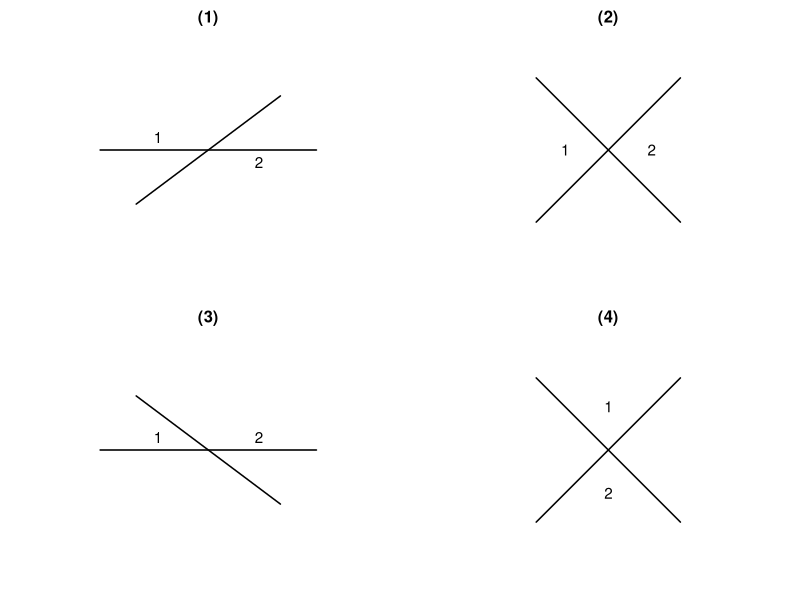
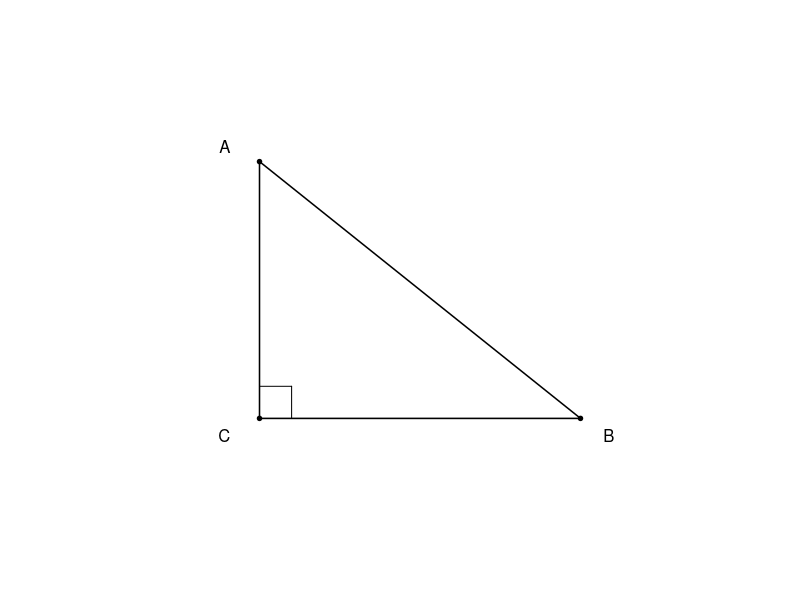
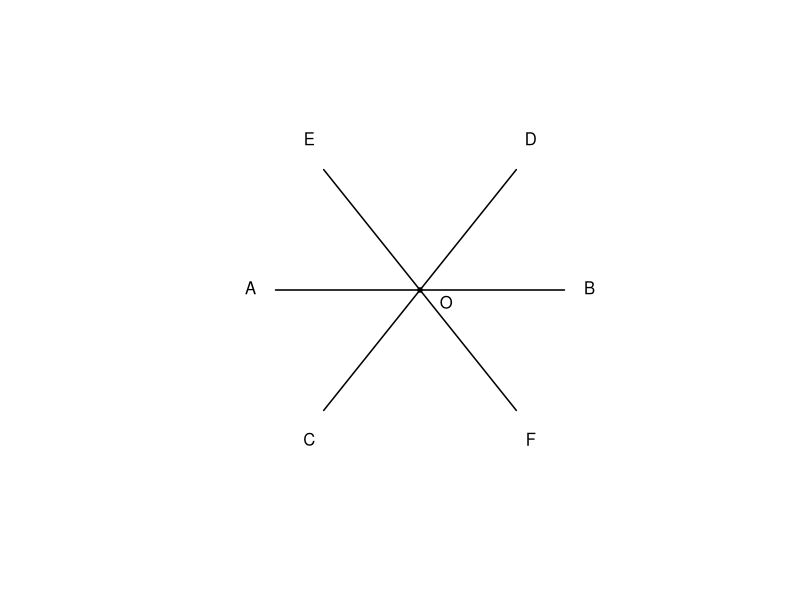
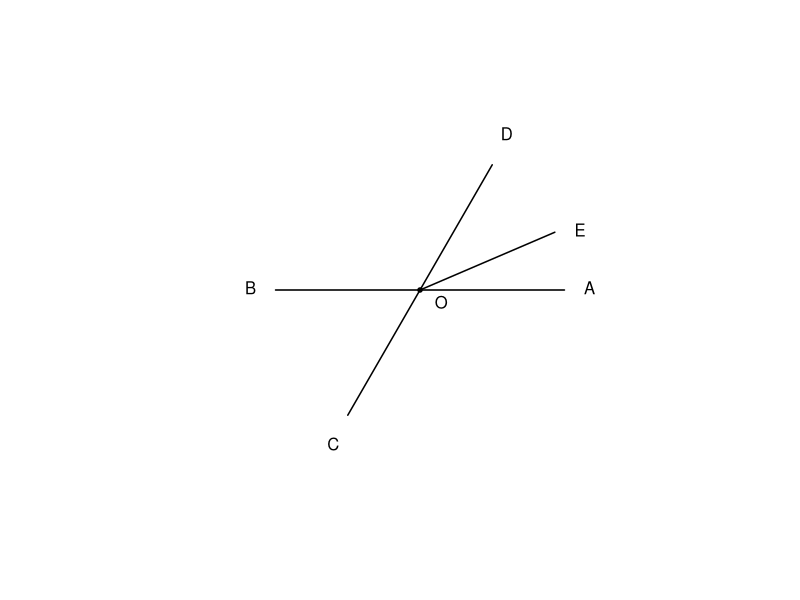
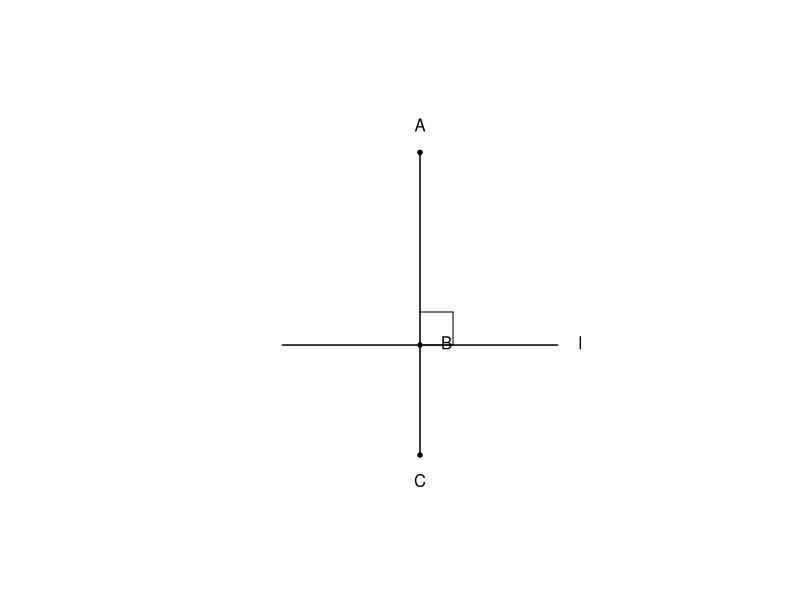
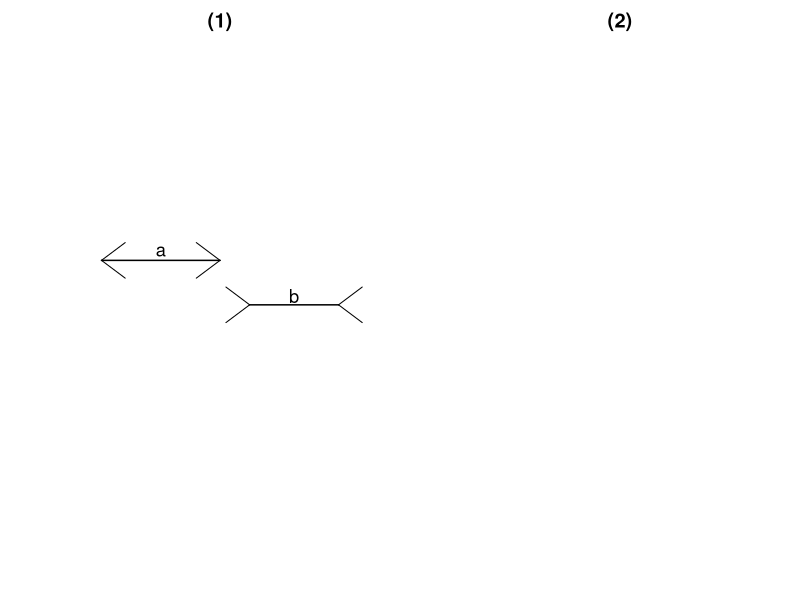
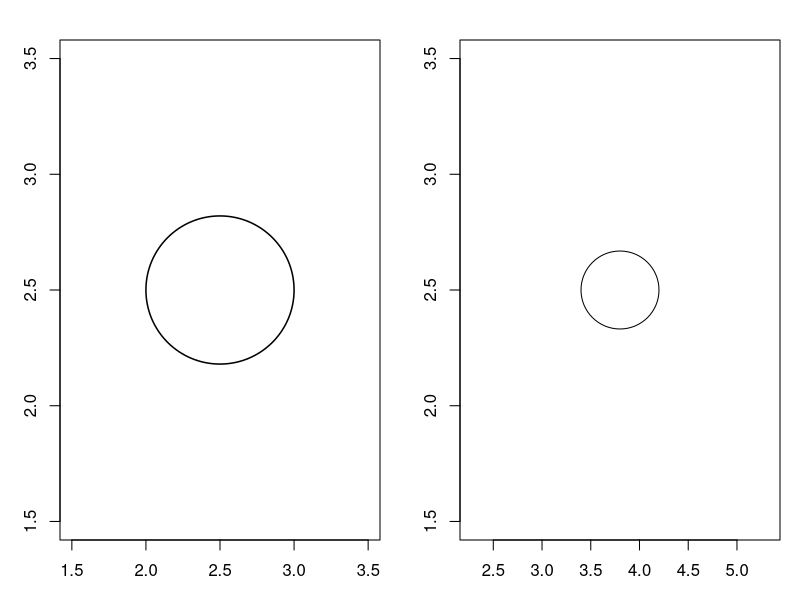
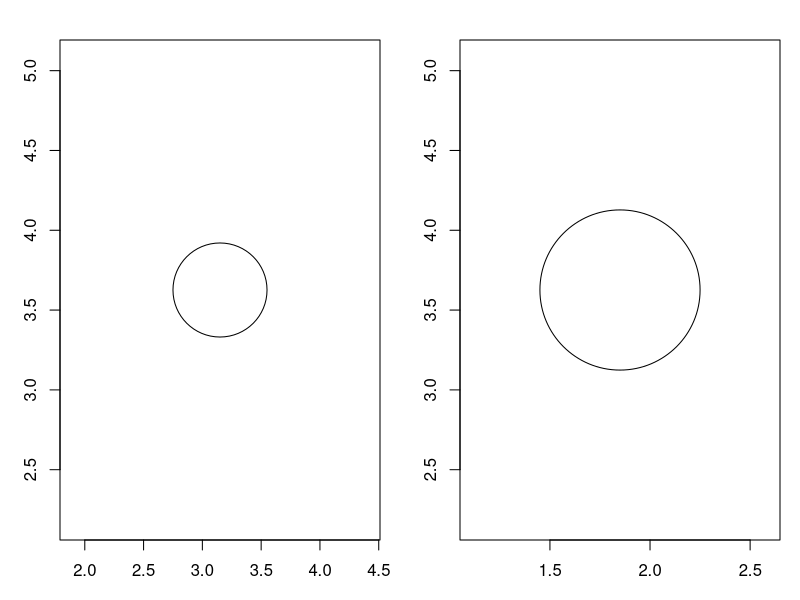

Write the R code that produced these figures, in order.
setwd("C:/Users/18904/Github/junior-mathematics/codes")
if(!dir.exists("../figures"))dir.create("../figures")

# week30-1: four pairs of angles to test whether they are vertical angles
draw1=function(){
  par(mfrow=c(2,2),mar=c(2,2,2,1))
  # (1) horizontal line + slanted line, angle1 upper-left, angle2 lower-right
  plot(0,0,xlim=c(-3,3),ylim=c(-3,3),type="n",asp=1,axes=FALSE,xlab="",ylab="",main="(1)")
  segments(-3,0,3,0,lwd=1.5); segments(-2,-1.5,2,1.5,lwd=1.5)
  text(-1.4,0.35,"1",cex=1.1); text(1.4,-0.35,"2",cex=1.1)
  # (2) X shape, angle1 left, angle2 right
  plot(0,0,xlim=c(-3,3),ylim=c(-3,3),type="n",asp=1,axes=FALSE,xlab="",ylab="",main="(2)")
  segments(-2,-2,2,2,lwd=1.5); segments(-2,2,2,-2,lwd=1.5)
  text(-1.2,0,"1",cex=1.1); text(1.2,0,"2",cex=1.1)
  # (3) horizontal line + slanted line crossing, angle1 upper-left, angle2 lower-right offset
  plot(0,0,xlim=c(-3,3),ylim=c(-3,3),type="n",asp=1,axes=FALSE,xlab="",ylab="",main="(3)")
  segments(-3,0,3,0,lwd=1.5); segments(-2,1.5,2,-1.5,lwd=1.5)
  text(-1.4,0.35,"1",cex=1.1); text(1.4,0.35,"2",cex=1.1)
  # (4) X shape, angle1 top, angle2 bottom
  plot(0,0,xlim=c(-3,3),ylim=c(-3,3),type="n",asp=1,axes=FALSE,xlab="",ylab="",main="(4)")
  segments(-2,-2,2,2,lwd=1.5); segments(-2,2,2,-2,lwd=1.5)
  text(0,1.2,"1",cex=1.1); text(0,-1.2,"2",cex=1.1)
}
cairo_pdf("../figures/week30-1.pdf",width=8,height=8,family="sans");draw1();dev.off()
svglite::svglite("../figures/week30-1.svg",width=8,height=8);draw1();dev.off()

# week30-2: right triangle ABC with C=90
draw2=function(){
  plot(0,0,xlim=c(-1,6),ylim=c(-1,5),type="n",asp=1,axes=FALSE,xlab="",ylab="")
  segments(0,0,5,0,lwd=1.5); segments(0,0,0,4,lwd=1.5); segments(0,4,5,0,lwd=1.5)
  points(0,0,pch=19,cex=0.6);points(5,0,pch=19,cex=0.6);points(0,4,pch=19,cex=0.6)
  text(-0.3,-0.3,"C",pos=2); text(5.2,-0.3,"B",pos=4); text(-0.3,4.2,"A",pos=2)
  segments(0,0.5,0.5,0.5,lwd=1); segments(0.5,0.5,0.5,0,lwd=1)
}
cairo_pdf("../figures/week30-2.pdf",width=4,height=4,family="sans");draw2();dev.off()
svglite::svglite("../figures/week30-2.svg",width=4,height=4);draw2();dev.off()

# week30-3: three lines AB, CD, EF meet at O
draw3=function(){
  plot(0,0,xlim=c(-4,4),ylim=c(-4,4),type="n",asp=1,axes=FALSE,xlab="",ylab="")
  segments(-3,0,3,0,lwd=1.5); segments(-2,-2.5,2,2.5,lwd=1.5); segments(-2,2.5,2,-2.5,lwd=1.5)
  points(0,0,pch=19,cex=0.6)
  text(-3.2,0,"A",pos=2); text(3.2,0,"B",pos=4)
  text(-2.3,-2.8,"C",pos=1); text(2.3,2.8,"D",pos=3)
  text(-2.3,2.8,"E",pos=3); text(2.3,-2.8,"F",pos=1)
  text(0.2,-0.3,"O",pos=4)
}
cairo_pdf("../figures/week30-3.pdf",width=4,height=4,family="sans");draw3();dev.off()
svglite::svglite("../figures/week30-3.svg",width=4,height=4);draw3();dev.off()

# week30-4: AB and CD cross at O, OA bisects angle EOC
draw4=function(){
  plot(0,0,xlim=c(-4,4),ylim=c(-4,4),type="n",asp=1,axes=FALSE,xlab="",ylab="")
  segments(-3,0,3,0,lwd=1.5); segments(-1.5,-2.6,1.5,2.6,lwd=1.5)
  segments(0,0,2.8,1.2,lwd=1.5)
  points(0,0,pch=19,cex=0.6)
  text(-3.2,0,"B",pos=2); text(3.2,0,"A",pos=4)
  text(-1.8,-2.9,"C",pos=1); text(1.8,2.9,"D",pos=3)
  text(3.0,1.2,"E",pos=4)
  text(0.1,-0.3,"O",pos=4)
}
cairo_pdf("../figures/week30-4.pdf",width=4,height=4,family="sans");draw4();dev.off()
svglite::svglite("../figures/week30-4.svg",width=4,height=4);draw4();dev.off()

# week30-5: AB perp l and CB perp l, B foot, three points collinear
draw5=function(){
  plot(0,0,xlim=c(-1,6),ylim=c(-1,6),type="n",asp=1,axes=FALSE,xlab="",ylab="")
  segments(0,1.5,5,1.5,lwd=1.5)
  text(5.2,1.5,"l",pos=4)
  segments(2.5,1.5,2.5,5,lwd=1.5); segments(2.5,1.5,2.5,-0.5,lwd=1.5)
  points(2.5,1.5,pch=19,cex=0.6);points(2.5,5,pch=19,cex=0.6);points(2.5,-0.5,pch=19,cex=0.6)
  text(2.5,5.2,"A",pos=3); text(2.7,1.5,"B",pos=4); text(2.5,-0.7,"C",pos=1)
  segments(2.5,1.5,3.1,1.5,lwd=1); segments(3.1,1.5,3.1,2.1,lwd=1); segments(2.5,2.1,3.1,2.1,lwd=1)
}
cairo_pdf("../figures/week30-5.pdf",width=4,height=4,family="sans");draw5();dev.off()
svglite::svglite("../figures/week30-5.svg",width=4,height=4);draw5();dev.off()

# week30-6: optical illusion schematics: (1) two segments with arrowheads; (2) two circles
draw6=function(){
  par(mfrow=c(1,2),mar=c(3,3,2,1))
  # (1) Muller-Lyer style: segment a with inward fins, segment b with outward fins
  plot(0,0,xlim=c(0,10),ylim=c(-1,3),type="n",asp=1,axes=FALSE,xlab="",ylab="",main="(1)")
  segments(1,2,5,2,lwd=1.5); segments(1,2,1.8,2.6,lwd=1); segments(1,2,1.8,1.4,lwd=1)
  segments(5,2,4.2,2.6,lwd=1); segments(5,2,4.2,1.4,lwd=1)
  text(3,2.3,"a",cex=1.1)
  segments(6,0.5,9,0.5,lwd=1.5); segments(6,0.5,5.2,1.1,lwd=1); segments(6,0.5,5.2,-0.1,lwd=1)
  segments(9,0.5,9.8,1.1,lwd=1); segments(9,0.5,9.8,-0.1,lwd=1)
  text(7.5,0.8,"b",cex=1.1)
  # (2) Ebbinghaus style: central circle A surrounded by large circles, central B by small
  plot(0,0,xlim=c(0,10),ylim=c(0,5),type="n",asp=1,axes=FALSE,xlab="",ylab="",main="(2)")
  symbols(2.5,2.5,circles=0.5,bg="white",lwd=1.5,inches=FALSE)
  for(ang in seq(0,2*pi,length=7)[1:6]){symbols(2.5+1.3*cos(ang),2.5+1.3*sin(ang),circles=0.4,bg="white",lwd=1,inches=FALSE)}
  text(2.5,2.5,"A",cex=0.8)
  symbols(7,2.5,circles=0.5,bg="white",lwd=1.5,inches=FALSE)
  for(ang in seq(0,2*pi,length=13)[1:12]){symbols(7+0.9*cos(ang),2.5+0.9*sin(ang),circles=0.15,bg="white",lwd=1,inches=FALSE)}
  text(7,2.5,"B",cex=0.8)
}
cairo_pdf("../figures/week30-6.pdf",width=8,height=4,family="sans");draw6();dev.off()
svglite::svglite("../figures/week30-6.svg",width=8,height=4);draw6();dev.off()
